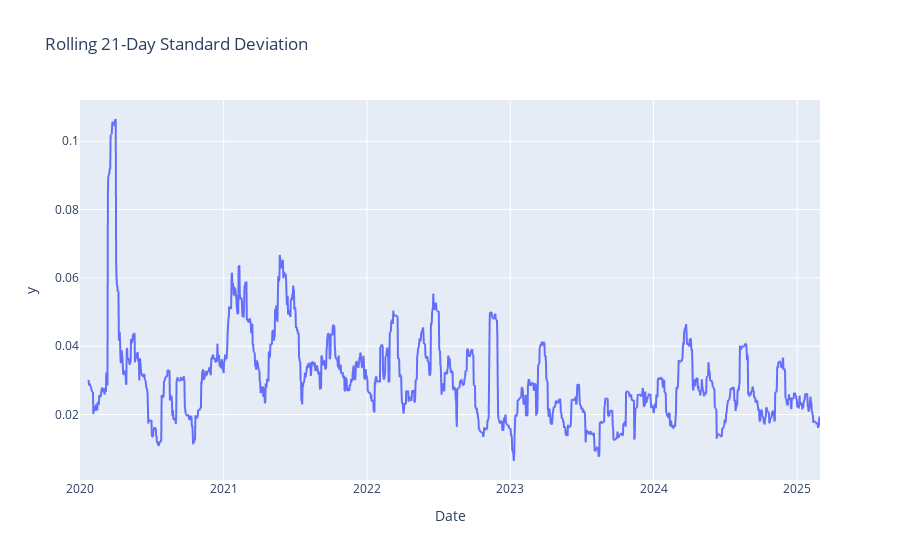

Here is the notebook cell this chart was saved with:
### Code cell
df['Rolling Std Dev'] = df['Daily Return'].rolling(window=21).std()
fig = px.line(df, x=df.index, y=df['Rolling Std Dev'], title='Rolling 21-Day Standard Deviation')
fig.show()

### Figure 1 — Plotly figure (JSON) as saved in the notebook; plotly's stock layout.template omitted (floating-point values rounded to 4 significant figures; data arrays with more than 128 entries replaced by an {"elided": "..."} marker saying what was removed)
{"data": [{"hovertemplate": "Date=%{x}<br>y=%{y}<extra></extra>", "legendgroup": "", "line": {"color": "#636efa", "dash": "solid"}, "marker": {"symbol": "circle"}, "mode": "lines", "name": "", "showlegend": false, "type": "scattergl", "x": {"elided": "1886 str values"}, "xaxis": "x", "y": {"elided": "1886 float values"}, "yaxis": "y"}], "layout": {"legend": {"tracegroupgap": 0}, "title": {"text": "Rolling 21-Day Standard Deviation"}, "xaxis": {"anchor": "y", "domain": [0, 1], "title": {"text": "Date"}}, "yaxis": {"anchor": "x", "domain": [0, 1], "title": {"text": "y"}}}}
